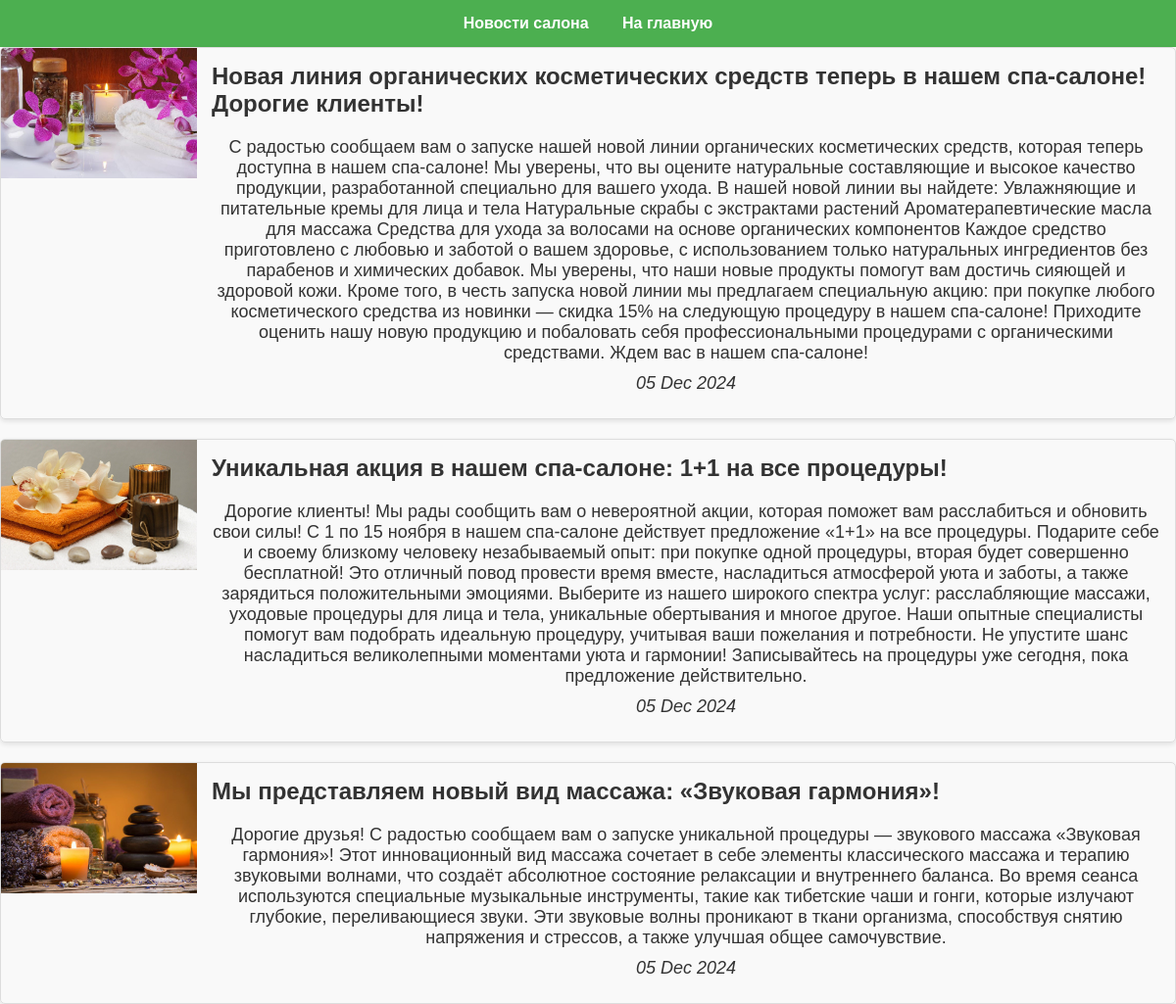
The app's page /news/ (signed in) with its own data.
### spa_salon_services/models.py (models this page shows, shortened)
class News(models.Model):
    title = models.CharField(max_length=200)
    content = models.TextField()
    created_at = models.DateTimeField(auto_now_add=True)  # Дата и время создания записи
    image = models.ImageField(upload_to='news_images/')  # Поле для загрузки изображения

### spa_salon_services/views.py (the view)
# urls.py: path('news/', views.view_news, name='news'),  # Маршрут для страницы новостей
@login_required
def view_news(request):
    news_items = News.objects.all().order_by('-created_at')  # Получаем все новости и сортируем по дате
    return render(request, 'services/view_news.html', {'news_items': news_items})

### spa_salon_services/templates/services/view_news.html (shortened to what this page needs)
{% load static %}
<!DOCTYPE html>
<html lang="ru">
<head>
    <link rel="stylesheet" href="{% static 'css/style_for_news.css' %}">
    <link rel="stylesheet" href="{% static 'css/style2.css' %}">
</head>
<body style="
    background-image: url('https://bogatyr.club/uploads/posts/2023-02/1675476878_bogatyr-club-p-pioni-svetlie-fon-vkontakte-1.jpg');
    background-size: auto 100%; /* Растягивает изображение по высоте, а ширина остается естественной */
    background-position: center; /* Центрует изображение по горизонтали */
    background-repeat: repeat-y; /* Позволяет изображению повторяться по вертикали */
    margin: 0; /* Убирает отступы по умолчанию */
">
    <nav> <a>Новости салона</a>
        <a href="{% url 'home' %}">На главную</a> </nav>
    <div class="news-container">
        {% for news in news_items %}
        <div class="news-item">
            <div class="news-image">
                <img src="{{ news.image.url }}" alt="News Image">
            </div>
            <div class="news-content">
                <h2>{{ news.title }}</h2>
                <p>{{ news.content }}</p>
                <p><em>{{ news.created_at|date:"d M Y" }}</em></p>
            </div>
        </div>
        {% empty %}
        <p>Нет новостей.</p>
        {% endfor %}
    </div>
</body>
</html>

### spa_salon_services/static/css/style_for_news.css (style rules this page uses)
.news-container { display: flex; flex-direction: column; gap: 20px; }
.news-item { display: flex; border: 1px solid #ddd; border-radius: 5px; overflow: hidden; box-shadow: 0 2px 5px rgba(0, 0, 0, 0.1); }
.news-image { flex: 1; max-width: 200px; overflow: hidden; }
.news-image img { width: 100%; height: auto; }
.news-content { flex: 2; padding: 15px; }
.news-content h2 { margin-top: 0; }
.news-content p { margin: 10px 0; }

### spa_salon_services/static/css/style2.css (style rules this page uses)
body { font-family: Arial, sans-serif; background-color: #f9f9f9; margin: 0; padding: 0; color: #333; }
nav { background-color: #4CAF50; padding: 15px; text-align: center; }
nav a { margin: 0 15px; text-decoration: none; color: white; font-weight: bold; transition: background-color 0.3s; }
p { text-align: center; font-size: 18px; }

### records on screen
News: image (picture), title "Новая линия органических косметических средств теперь в нашем спа-салоне! Дорогие клиенты!", content "С радостью сообщаем вам о запуске нашей новой линии органических косметических средств, которая теперь доступна в нашем спа-салоне! Мы уверены, что вы оцените натуральные составляющие и высокое качество продукции, разработанной специально для вашего ухода. В нашей новой линии вы найдете: Увлажняющие и питательные кремы для лица и тела Натуральные скрабы с экстрактами растений Ароматерапевтические масла для массажа Средства для ухода за волосами на основе органических компонентов Каждое средство приготовлено с любовью и заботой о вашем здоровье, с использованием только натуральных ингредиентов без парабенов и химических добавок. Мы уверены, что наши новые продукты помогут вам достичь сияющей…", created_at "05 Dec 2024"
News: image (picture), title "Уникальная акция в нашем спа-салоне: 1+1 на все процедуры!", content "Дорогие клиенты! Мы рады сообщить вам о невероятной акции, которая поможет вам расслабиться и обновить свои силы! С 1 по 15 ноября в нашем спа-салоне действует предложение «1+1» на все процедуры. Подарите себе и своему близкому человеку незабываемый опыт: при покупке одной процедуры, вторая будет совершенно бесплатной! Это отличный повод провести время вместе, насладиться атмосферой уюта и заботы, а также зарядиться положительными эмоциями. Выберите из нашего широкого спектра услуг: расслабляющие массажи, уходовые процедуры для лица и тела, уникальные обертывания и многое другое. Наши опытные специалисты помогут вам подобрать идеальную процедуру, учитывая ваши пожелания и потребности. Не…", created_at "05 Dec 2024"
News: image (picture), title "Мы представляем новый вид массажа: «Звуковая гармония»!", content "Дорогие друзья! С радостью сообщаем вам о запуске уникальной процедуры — звукового массажа «Звуковая гармония»! Этот инновационный вид массажа сочетает в себе элементы классического массажа и терапию звуковыми волнами, что создаёт абсолютное состояние релаксации и внутреннего баланса. Во время сеанса используются специальные музыкальные инструменты, такие как тибетские чаши и гонги, которые излучают глубокие, переливающиеся звуки. Эти звуковые волны проникают в ткани организма, способствуя снятию напряжения и стрессов, а также улучшая общее самочувствие.", created_at "05 Dec 2024"
